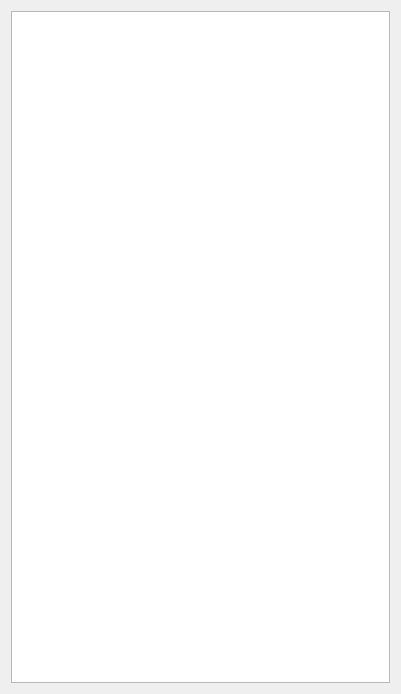
<?xml version="1.0" encoding="UTF-8"?>
<ui version="4.0">
 <class>DataFlags</class>
 <widget class="QWidget" name="DataFlags">
  <property name="geometry">
   <rect>
    <x>0</x>
    <y>0</y>
    <width>401</width>
    <height>694</height>
   </rect>
  </property>
  <property name="windowTitle">
   <string>Flags</string>
  </property>
  <layout class="QHBoxLayout" name="horizontalLayout">
   <item>
    <widget class="QTableWidget" name="flagsTableWidget"/>
   </item>
  </layout>
 </widget>
 <resources/>
 <connections/>
</ui>
